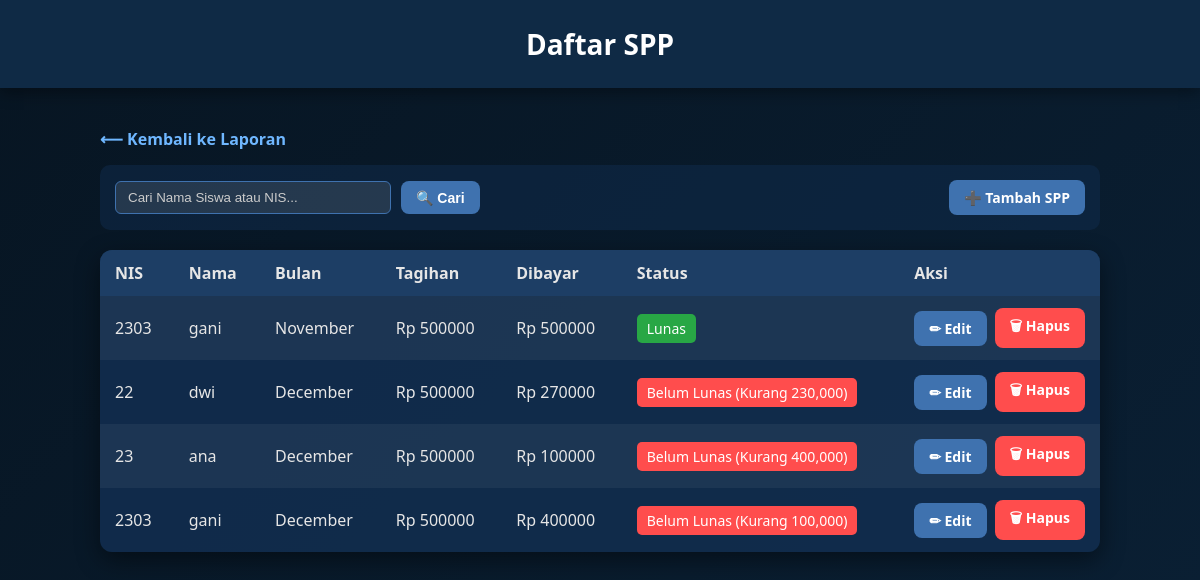
The page /laporan/spp/ on the database its author committed.
### laporan/models.py (models this page shows, shortened)
class SPP(models.Model):
    BULAN_PILIHAN = [
        (1, 'Januari'), (2, 'Februari'), (3, 'Maret'),
        (4, 'April'), (5, 'Mei'), (6, 'Juni'),
        (7, 'Juli'), (8, 'Agustus'), (9, 'September'),
        (10, 'Oktober'), (11, 'November'), (12, 'Desember'),
    ]
    siswa = models.ForeignKey(Siswa, on_delete=models.CASCADE, related_name='spp_siswa')
    bulan = models.IntegerField(choices=BULAN_PILIHAN)
    tagihan = models.IntegerField(default=500000, verbose_name="Biaya SPP")
    jumlah = models.IntegerField(verbose_name="Uang Dibayar")
    status = models.CharField(max_length=50, blank=True)

### siswa/models.py (models this page shows, shortened)
class Siswa(models.Model):
    nis = models.CharField(max_length=10, primary_key=True)
    nama = models.CharField(max_length=100)
    kelas = models.CharField(max_length=20, blank=True)
    tempat_lahir = models.CharField(max_length=100, blank=True)
    tanggal_lahir = models.DateField(null=True, blank=True)
    alamat = models.TextField(blank=True)
    telepon = models.CharField(max_length=15, blank=True)
    nama_orang_tua = models.CharField(max_length=100, blank=True)
    created_at = models.DateTimeField(auto_now_add=True)
    user = models.OneToOneField(
        'auth.User',
        on_delete=models.CASCADE,
        null=True,
        blank=True
    )
    class Meta:
        verbose_name_plural = "Siswa"

### laporan/views.py (the view)
# urls.py: path('spp/', views.spp_list, name='spp_list'),
def spp_list(request):
    spp = SPP.objects.select_related('siswa').all()
    keyword = request.GET.get('q')
    if keyword:
        spp = spp.filter(
            Q(siswa__nama__icontains=keyword) |  # Cari berdasarkan Nama
            Q(siswa__nis__icontains=keyword)     # ATAU Cari berdasarkan NIS
        )
    for record in spp:
        record.bulan_nama = calendar.month_name[record.bulan]  # Menambahkan nama bulan
    return render(request, 'laporan/spp_list.html', {'spp': spp, 'keyword': keyword})

### laporan/templates/laporan/spp_list.html (shortened to what this page needs)
<!DOCTYPE html>
<html lang="en">
<head>
</head>
<body>
<header>Daftar SPP</header>
<div class="wrapper">
    <a href="{% url 'laporan_home' %}" class="back">⟵ Kembali ke Laporan</a>
    <div class="header-controls">
        <form method="get" class="search-box">
            <input type="text" name="q" class="search-input" placeholder="Cari Nama Siswa atau NIS..." value="{{ keyword|default:'' }}">
            <button type="submit" class="button">🔍 Cari</button>
        </form>
        <a href="{% url 'spp_tambah' %}" class="button">➕ Tambah SPP</a>
    </div>
    <table>
        <tr>
            <th>NIS</th>
            <th>Nama</th>
            <th>Bulan</th>
            <th>Tagihan</th>
            <th>Dibayar</th>
            <th>Status</th>
            <th>Aksi</th>
        </tr>
        {% for s in spp %}
        <tr>
            <td>{{ s.siswa.nis }}</td>
            <td>{{ s.siswa.nama }}</td>
            <td>{{ s.bulan_nama}}</td>
            <td>Rp {{ s.tagihan }}</td>
            <td>Rp {{ s.jumlah }}</td>
            <td>
                {% if "Belum" in s.status %}
                    <span style="background:#ff4d4d; color:white; padding:5px 10px; border-radius:5px; font-size:14px; display:inline-block;">
                        {{ s.status }}
                    </span>
                {% else %}
                    <span style="background:#28a745; color:white; padding:5px 10px; border-radius:5px; font-size:14px; display:inline-block;">
                        {{ s.status }}
                    </span>
                {% endif %}
            </td>
            <td>
                <div class="action-buttons">
                    <a href="{% url 'spp_edit' s.id %}" class="button">✏ Edit</a>
                    <a href="{% url 'spp_hapus' s.id %}" class="button delete-button">🗑 Hapus</a>
                </div>
            </td>
        </tr>
        {% endfor %}
    </table>
</div>
</body>
</html>

### laporan/templates/laporan/spp_list.html (style rules this page uses)
body { margin: 0; font-family: "Segoe UI", sans-serif; background: linear-gradient(135deg, #071522, #0a1f33); color: #e6e6e6; }
header { background: #0f2a45; padding: 25px 0; text-align: center; font-size: 28px; font-weight: 600; color: #fff; box-shadow: 0 4px 15px rgba(0,0,0,0.4); }
.wrapper { max-width: 1000px; margin: 40px auto; padding: 0 20px; }
a.back { display: inline-block; margin-bottom: 15px; color: #6fb7ff; text-decoration: none; font-weight: bold; }
.button { padding: 8px 15px; background: #3f72af; color: white; border: none; border-radius: 8px; text-decoration: none; font-weight: bold; transition: 0.3s; font-size: 14px; cursor: pointer; }
.delete-button { background: #ff4d4d; }
.header-controls { display: flex; justify-content: space-between; align-items: center; margin-bottom: 20px; background: rgba(17,45,78,0.5); padding: 15px; border-radius: 10px; }
.search-box { display: flex; gap: 10px; }
.search-input { padding: 8px 12px; border-radius: 6px; border: 1px solid #3f72af; background: rgba(255,255,255,0.1); color: white; outline: none; width: 250px; }
.search-input::placeholder { color: #ccc; }
table { width: 100%; border-collapse: collapse; background: rgba(17,45,78,0.9); border-radius: 12px; overflow: hidden; box-shadow: 0 8px 25px rgba(0,0,0,0.45); }
th, td { padding: 12px 15px; text-align: left; vertical-align: middle; }
th { background: rgba(31,65,105,0.9); }
tr:nth-child(even) { background: rgba(255,255,255,0.05); }
.action-buttons { display: flex; gap: 8px; align-items: center; }
td:last-child { white-space: nowrap; width: 1%; }

### rows shown on the page
SPP: siswa.nis "2303", siswa.nama "gani", bulan_nama "November", tagihan "500000", jumlah "500000", status "Lunas"
SPP: siswa.nis "22", siswa.nama "dwi", bulan_nama "December", tagihan "500000", jumlah "270000", status "Belum Lunas (Kurang 230,000)"
SPP: siswa.nis "23", siswa.nama "ana", bulan_nama "December", tagihan "500000", jumlah "100000", status "Belum Lunas (Kurang 400,000)"
SPP: siswa.nis "2303", siswa.nama "gani", bulan_nama "December", tagihan "500000", jumlah "400000", status "Belum Lunas (Kurang 100,000)"
